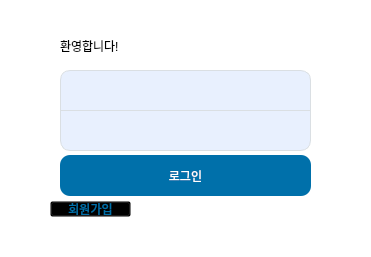
<?xml version="1.0" encoding="UTF-8"?>
<ui version="4.0">
 <class>LoginDlg</class>
 <widget class="QDialog" name="LoginDlg">
  <property name="geometry">
   <rect>
    <x>0</x>
    <y>0</y>
    <width>371</width>
    <height>257</height>
   </rect>
  </property>
  <property name="windowTitle">
   <string>Dialog</string>
  </property>
  <property name="styleSheet">
   <string notr="true">QDialog
{
	background-color: white;
}</string>
  </property>
  <widget class="QLineEdit" name="idEdit">
   <property name="geometry">
    <rect>
     <x>60</x>
     <y>70</y>
     <width>251</width>
     <height>41</height>
    </rect>
   </property>
   <property name="autoFillBackground">
    <bool>false</bool>
   </property>
   <property name="styleSheet">
    <string notr="true">background-color: #E8F0FE;
border: 1px solid #DADFE3;
border-top-left-radius: 10px;
border-top-right-radius: 10px;
font: 12pt &quot;나눔스퀘어&quot;;</string>
   </property>
   <property name="text">
    <string/>
   </property>
  </widget>
  <widget class="QLineEdit" name="pwEdit">
   <property name="geometry">
    <rect>
     <x>60</x>
     <y>110</y>
     <width>251</width>
     <height>41</height>
    </rect>
   </property>
   <property name="styleSheet">
    <string notr="true">background-color: #E8F0FE;
border: 1px solid #DADFE3;
border-bottom-left-radius: 10px;
border-bottom-right-radius: 10px;
font: 12pt &quot;나눔스퀘어&quot;;</string>
   </property>
  </widget>
  <widget class="QLabel" name="title">
   <property name="geometry">
    <rect>
     <x>60</x>
     <y>30</y>
     <width>151</width>
     <height>31</height>
    </rect>
   </property>
   <property name="styleSheet">
    <string notr="true">font: 75 20pt &quot;나눔스퀘어 Bold&quot;;</string>
   </property>
   <property name="text">
    <string>환영합니다!</string>
   </property>
  </widget>
  <widget class="QPushButton" name="loginBtn">
   <property name="geometry">
    <rect>
     <x>60</x>
     <y>155</y>
     <width>251</width>
     <height>41</height>
    </rect>
   </property>
   <property name="styleSheet">
    <string notr="true">background-color:#0070AA;
border-radius: 10px;
font: 75 15pt &quot;나눔스퀘어 Bold&quot;;
color: white;</string>
   </property>
   <property name="text">
    <string>로그인</string>
   </property>
  </widget>
  <widget class="QPushButton" name="signupBtn">
   <property name="geometry">
    <rect>
     <x>50</x>
     <y>201</y>
     <width>81</width>
     <height>16</height>
    </rect>
   </property>
   <property name="styleSheet">
    <string notr="true">font: 75 12pt &quot;나눔스퀘어 Bold&quot;;
color: #0070AA;
background-color: #00000000</string>
   </property>
   <property name="text">
    <string>회원가입</string>
   </property>
  </widget>
 </widget>
 <resources/>
 <connections/>
</ui>
